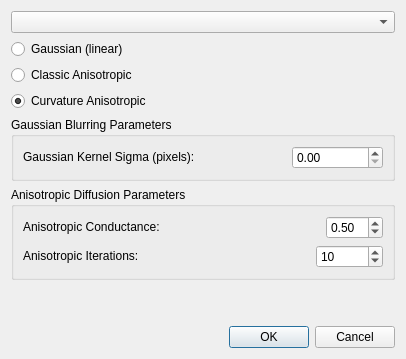
           <widget class="QWidget" name="smoothingTab">
            <property name="geometry">
             <rect>
              <x>0</x>
              <y>-205</y>
              <width>406</width>
              <height>359</height>
             </rect>
            </property>
            <attribute name="label">
             <string>1. Denoise the Image Data</string>
            </attribute>
            <layout class="QVBoxLayout" name="verticalLayout_25">
             <item>
              <widget class="QComboBox" name="denoisingInputComboBox"/>
             </item>
             <item>
              <layout class="QVBoxLayout" name="verticalLayout_17">
               <item>
                <widget class="QRadioButton" name="gaussianRadioButton">
                 <property name="text">
                  <string>Gaussian (linear)</string>
                 </property>
                </widget>
               </item>
               <item>
                <widget class="QRadioButton" name="anisotropicRadioButton">
                 <property name="text">
                  <string>Classic Anisotropic</string>
                 </property>
                </widget>
               </item>
               <item>
                <widget class="QRadioButton" name="curvatureRadioButton">
                 <property name="text">
                  <string>Curvature Anisotropic</string>
                 </property>
                 <property name="checked">
                  <bool>true</bool>
                 </property>
                </widget>
               </item>
              </layout>
             </item>
             <item>
              <widget class="QGroupBox" name="gaussianBlurringParamsBox">
               <property name="enabled">
                <bool>true</bool>
               </property>
               <property name="title">
                <string>Gaussian Blurring Parameters</string>
               </property>
               <layout class="QVBoxLayout" name="verticalLayout_20">
                <item>
                 <layout class="QHBoxLayout" name="horizontalLayout">
                  <item>
                   <widget class="QLabel" name="smoothingSigmaInputLabel">
                    <property name="sizePolicy">
                     <sizepolicy hsizetype="Preferred" vsizetype="Fixed">
                      <horstretch>0</horstretch>
                      <verstretch>0</verstretch>
                     </sizepolicy>
                    </property>
                    <property name="text">
                     <string>Gaussian Kernel Sigma (pixels):</string>
                    </property>
                   </widget>
                  </item>
                  <item>
                   <spacer name="horizontalSpacer_3">
                    <property name="orientation">
                     <enum>Qt::Horizontal</enum>
                    </property>
                    <property name="sizeHint" stdset="0">
                     <size>
                      <width>40</width>
                      <height>20</height>
                     </size>
                    </property>
                   </spacer>
                  </item>
                  <item>
                   <widget class="QDoubleSpinBox" name="smoothingSigmaInputBox">
                    <property name="sizePolicy">
                     <sizepolicy hsizetype="MinimumExpanding" vsizetype="Fixed">
                      <horstretch>0</horstretch>
                      <verstretch>0</verstretch>
                     </sizepolicy>
                    </property>
                   </widget>
                  </item>
                 </layout>
                </item>
               </layout>
              </widget>
             </item>
             <item>
              <widget class="QGroupBox" name="anisotropicDiffusionParamsBox">
               <property name="title">
                <string>Anisotropic Diffusion Parameters</string>
               </property>
               <layout class="QVBoxLayout" name="verticalLayout_23">
                <item>
                 <layout class="QHBoxLayout" name="horizontalLayout_3">
                  <item>
                   <widget class="QLabel" name="smoothingSigmaInputLabel_2">
                    <property name="sizePolicy">
                     <sizepolicy hsizetype="Preferred" vsizetype="Fixed">
                      <horstretch>0</horstretch>
                      <verstretch>0</verstretch>
                     </sizepolicy>
                    </property>
                    <property name="text">
                     <string>Anisotropic Conductance:</string>
                    </property>
                   </widget>
                  </item>
                  <item>
                   <spacer name="horizontalSpacer_5">
                    <property name="orientation">
                     <enum>Qt::Horizontal</enum>
                    </property>
                    <property name="sizeHint" stdset="0">
                     <size>
                      <width>40</width>
                      <height>20</height>
                     </size>
                    </property>
                   </spacer>
                  </item>
                  <item>
                   <widget class="QDoubleSpinBox" name="conductanceSpinBox">
                    <property name="singleStep">
                     <double>0.050000000000000</double>
                    </property>
                    <property name="value">
                     <double>0.500000000000000</double>
                    </property>
                   </widget>
                  </item>
                 </layout>
                </item>
                <item>
                 <layout class="QHBoxLayout" name="horizontalLayout_6">
                  <item>
                   <widget class="QLabel" name="smoothingSigmaInputLabel_3">
                    <property name="sizePolicy">
                     <sizepolicy hsizetype="Preferred" vsizetype="Fixed">
                      <horstretch>0</horstretch>
                      <verstretch>0</verstretch>
                     </sizepolicy>
                    </property>
                    <property name="text">
                     <string>Anisotropic Iterations:</string>
                    </property>
                   </widget>
                  </item>
                  <item>
                   <spacer name="horizontalSpacer_6">
                    <property name="orientation">
                     <enum>Qt::Horizontal</enum>
                    </property>
                    <property name="sizeHint" stdset="0">
                     <size>
                      <width>40</width>
                      <height>20</height>
                     </size>
                    </property>
                   </spacer>
                  </item>
                  <item>
                   <widget class="QSpinBox" name="iterationsSpinBox">
                    <property name="maximum">
                     <number>99999999</number>
                    </property>
                    <property name="value">
                     <number>10</number>
                    </property>
                   </widget>
                  </item>
                 </layout>
                </item>
               </layout>
              </widget>
             </item>
             <item>
              <spacer name="verticalSpacer">
               <property name="orientation">
                <enum>Qt::Vertical</enum>
               </property>
               <property name="sizeHint" stdset="0">
                <size>
                 <width>20</width>
                 <height>40</height>
                </size>
               </property>
              </spacer>
             </item>
             <item>
              <widget class="QDialogButtonBox" name="executeDenoisingButton">
               <property name="standardButtons">
                <set>QDialogButtonBox::Cancel|QDialogButtonBox::Ok</set>
               </property>
              </widget>
             </item>
            </layout>
           </widget>
